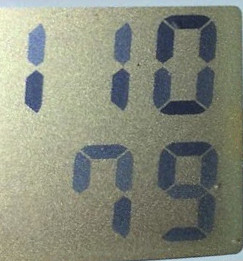
#> input picture example.jpg, 243 x 261 px
$ python morph_open.py
#> lines starting #> are read from the running program, lines starting #| are printed output that depends on the picture
from imutils.perspective import four_point_transform
from imutils import contours
import imutils
import cv2
from matplotlib import pyplot as plt
import numpy as np

DIGITS_LOOKUP = DIGITS_LOOKUP = {
    (1, 1, 1, 0, 1, 1, 1): 0,
    (0, 0, 1, 0, 0, 1, 0): 1,
    (1, 0, 1, 1, 1, 1, 0): 2,
    (1, 0, 1, 1, 0, 1, 1): 3,
    (0, 1, 1, 1, 0, 1, 0): 4,
    (1, 1, 0, 1, 0, 1, 1): 5,
    (1, 1, 0, 1, 1, 1, 1): 6,
    (1, 0, 1, 0, 0, 1, 0): 7,
    (1, 1, 1, 1, 1, 1, 1): 8,
    (1, 1, 1, 1, 0, 1, 1): 9
}

# load image
image = cv2.imread("example.jpg")
#> image is the input picture: shape (261, 243, 3); mean B, G, R 123.9, 139, 134.9

# pre-process
image = imutils.resize(image, height=500)
#> image: shape (500, 465, 3)
gray = cv2.cvtColor(image, cv2.COLOR_BGR2GRAY)
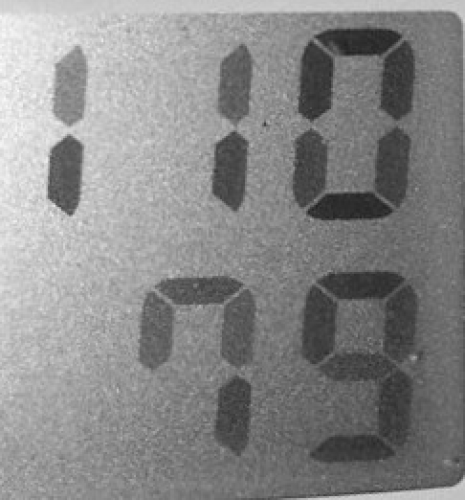
#> gray: shape (500, 465); min 33, max 250, mean 136

# http://ni4muraano.hatenablog.com/entry/2017/05/20/215135
element = cv2.getStructuringElement(cv2.MORPH_ELLIPSE, (200, 200))
background = cv2.morphologyEx(gray, cv2.MORPH_OPEN, element)
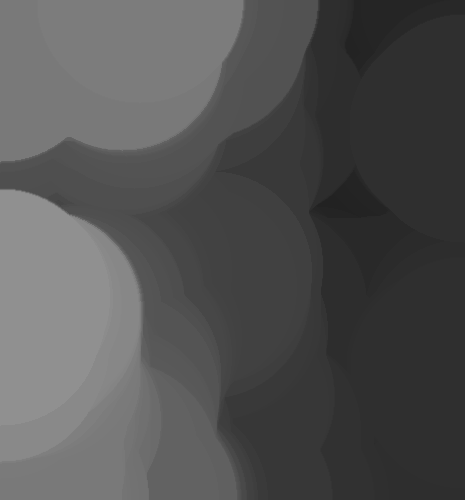
#> background: shape (500, 465); min 34, max 144, mean 82.3
cv2.imwrite("background.jpg", background)

foreground = cv2.absdiff(gray, background)
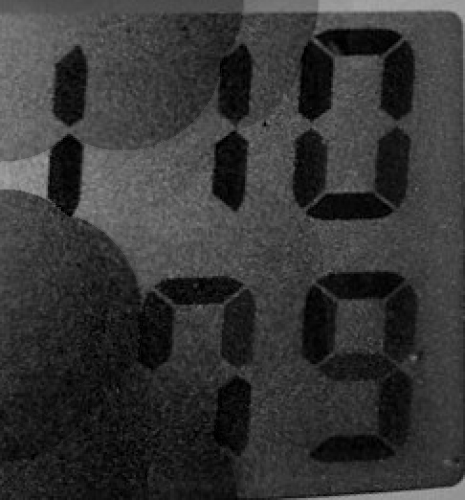
#> foreground: shape (500, 465); min 0, max 167, mean 53.7
cv2.imwrite("foreground.jpg", foreground)

#blurred = cv2.GaussianBlur(foreground, (5, 5), 0)
blurred = cv2.blur(foreground, (5, 5))
cv2.imwrite("blurred.jpg", blurred)

edged = cv2.Canny(blurred, 20, 60, 255)
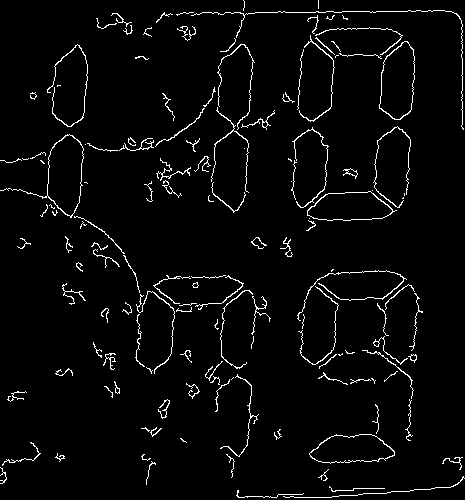
#> edged: shape (500, 465); 3.5% white in thin lines or dots
cv2.imwrite("edged.jpg", edged)
